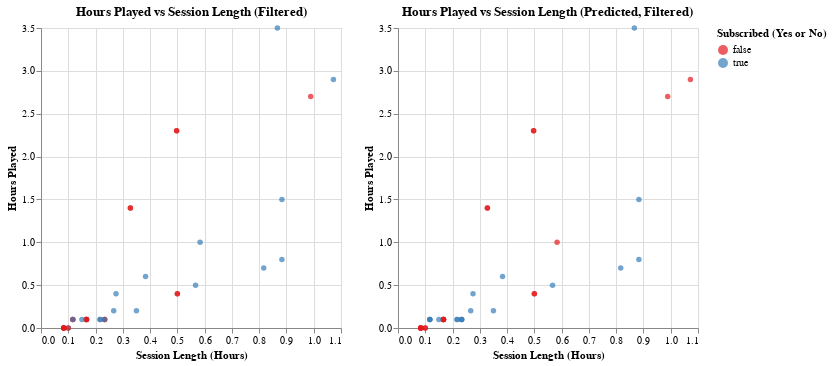

Source (notebook cell):
### Markdown cell above
We see from this confusion matrix that the classifier incorrectly predicted 7 subscribed observations as not subscribed and one non subscribed observation as subscribed. We are more interested in identifying observations that are subscribed, making this the positive label, and non-subscribed observations are treated as the negative label.

As a result of these predictions, the precision of the classifier when using K=2 is 100% (17/17) and the recall is 71% (17/(7+17)). Therefore, every observation that is predicted as subscribed is correct. However the classifier only identifies 71% of the actual positive observations and misses the remaining 29%. This means that the classifier makes a significant amount of false negatives (i.e., observations that are subscribed are incorrectly classified as not subscribed).

The lower recall could mean that the classifier is conservative when predicting the positive class (subscribed), as it avoids predicting subscribed unless it is very certain, which explains the high precision, but it fails to catch all positive (subscribed) observations. 

In a real life scenario, such as when game developers are predicting how many players will play their new game, prioritizing precision can maximize profit. A model with high precision ensures that the players predicted to play to game are likely to actually play. This would reduce the cost of any additional marketing or resources wasted to target players who are unlikely to play. On the other hand, a model with higher recall would help game developers anticipate the majority of players likely to join the game. This would allow them to prepare servers capable of accommodating an increased demand from players, which in turn would reduce the risk of the server crashing.

### Code cell
# The data had the be filtered because there were outlying observations of very high values, making the lower value observations difficult to interpret.

filtered_data_2 = players_sessions_test_predictions[
    (players_sessions_test_predictions["session_length_hours"] <= 1.2) &
    (players_sessions_test_predictions["played_hours"] <= 50)
]

test_plot = alt.Chart(filtered_data_2, title="Hours Played vs Session Length (Filtered)").mark_circle().encode(
    x=alt.X("session_length_hours", title="Session Length (Hours)"),
    y=alt.Y("played_hours", title="Hours Played"),
    color=alt.Color("subscribe", title="Subscribed (Yes or No)"),
    tooltip=["session_length_hours", "played_hours"])

test_predicted_plot = alt.Chart(filtered_data_2, title="Hours Played vs Session Length (Predicted, Filtered)").mark_circle().encode(
    x=alt.X("session_length_hours", title="Session Length (Hours)"),
    y=alt.Y("played_hours", title="Hours Played"),
    color=alt.Color("predicted", title="Subscribed (Yes or No)", scale=alt.Scale(scheme="set1")),
    tooltip=["session_length_hours", "played_hours"])

test_plot | test_predicted_plot

### Figure 1 — Vega-Lite specification as saved in the notebook (floating-point values rounded to 4 significant figures)
{"config": {"view": {"continuousWidth": 300, "continuousHeight": 300}}, "hconcat": [{"mark": {"type": "circle"}, "encoding": {"color": {"field": "subscribe", "title": "Subscribed (Yes or No)", "type": "nominal"}, "tooltip": [{"field": "session_length_hours", "type": "quantitative"}, {"field": "played_hours", "type": "quantitative"}], "x": {"field": "session_length_hours", "title": "Session Length (Hours)", "type": "quantitative"}, "y": {"field": "played_hours", "title": "Hours Played", "type": "quantitative"}}, "title": "Hours Played vs Session Length (Filtered)"}, {"mark": {"type": "circle"}, "encoding": {"color": {"field": "predicted", "scale": {"scheme": "set1"}, "title": "Subscribed (Yes or No)", "type": "nominal"}, "tooltip": [{"field": "session_length_hours", "type": "quantitative"}, {"field": "played_hours", "type": "quantitative"}], "x": {"field": "session_length_hours", "title": "Session Length (Hours)", "type": "quantitative"}, "y": {"field": "played_hours", "title": "Hours Played", "type": "quantitative"}}, "title": "Hours Played vs Session Length (Predicted, Filtered)"}], "data": {"name": "data-1a8c6f9eaf61c357048fb19dd3d2bfbf"}, "$schema": "https://vega.github.io/schema/vega-lite/v5.20.1.json", "datasets": {"data-1a8c6f9eaf61c357048fb19dd3d2bfbf": [{"hashedEmail": "e21a324ccf5c873bafe82e47d5137b36aa312ee4803eeb5cbc6cf945f9bb3f38", "session_length_hours": 0.1, "subscribe": true, "played_hours": 0.0, "predicted": false}, {"hashedEmail": "060aca80f8cfbf1c91553a72f4d5ec8034764b05ab59fe8e1cf0eee9a7b67967", "session_length_hours": 0.5, "subscribe": false, "played_hours": 0.4, "predicted": false}, {"hashedEmail": "5a340c0e3d1aa3e579efc625bd3e5bca7fc25f7115b68e9411f457464bfd3df4", "session_length_hours": 0.275, "subscribe": true, "played_hours": 0.4, "predicted": true}, {"hashedEmail": "ca20f724571080b997e0efa874b9611e9f280c1af5f68ff6231a9e5b5d79bcfe", "session_length_hours": 0.35, "subscribe": true, "played_hours": 0.2, "predicted": true}, {"hashedEmail": "6fa105fac7f4f37350f21830db78cde153d8edda41d6f4f2d48c9785d605c5e5", "session_length_hours": 0.1167, "subscribe": false, "played_hours": 0.1, "predicted": true}, {"hashedEmail": "90f1495942837b1cde67cc9e3119421e38183502a4c6dee304df3bf0c21e0dd0", "session_length_hours": 0.2667, "subscribe": true, "played_hours": 0.2, "predicted": true}, {"hashedEmail": "88247d9a46fc214a12485dcbcbb03a8ddebfe8c1ec5fe209cd660147625c8e62", "session_length_hours": 0.3278, "subscribe": false, "played_hours": 1.4, "predicted": false}, {"hashedEmail": "d3ca24e4d7fe8ffe2a821ebd3b841252950ca53e4d659a5f33b987e2cd42a1ec", "session_length_hours": 0.2333, "subscribe": false, "played_hours": 0.1, "predicted": true}, {"hashedEmail": "577aa5f15468252b1c6f32dcd515012923476292e30f95e6b4128c770e993f92", "session_length_hours": 0.1667, "subscribe": true, "played_hours": 0.1, "predicted": false}, {"hashedEmail": "1d2371d8a35c8831034b25bda8764539ab7db0f63938696917c447128a2540dd", "session_length_hours": 0.08333, "subscribe": false, "played_hours": 0.0, "predicted": false}, {"hashedEmail": "8eae13e0f5823d9c48fe7b89695ea231f96f644f664bcc74c5a07f7d0a1135bd", "session_length_hours": 0.5667, "subscribe": true, "played_hours": 0.5, "predicted": true}, {"hashedEmail": "d572f391d452b76ea2d7e5e53a3d38bfd7499c7399db299bd4fedb06a46ad5bb", "session_length_hours": 0.08333, "subscribe": false, "played_hours": 0.0, "predicted": false}, {"hashedEmail": "8e0aac3020b3fd9cdef4840b533b4b105aaf1ce1f6f2df3f328ba2a44cecfdc1", "session_length_hours": 1.072, "subscribe": true, "played_hours": 2.9, "predicted": false}, {"hashedEmail": "060aca80f8cfbf1c91553a72f4d5ec8034764b05ab59fe8e1cf0eee9a7b67967", "session_length_hours": 0.5, "subscribe": false, "played_hours": 0.4, "predicted": false}, {"hashedEmail": "0088b5e134c3f0498a18c7ea6b8d77b4b0ff1636fc93355ccc95b45423367832", "session_length_hours": 0.8833, "subscribe": true, "played_hours": 1.5, "predicted": true}, {"hashedEmail": "a1e0438d568b9c05a93cadaf99969e4d44794d19dea31edd723cbc916f878c33", "session_length_hours": 0.9889, "subscribe": false, "played_hours": 2.7, "predicted": false}, {"hashedEmail": "2917e2dacafed92d017b9f356ce90a442bea6e4ad59dbbb484a920398acb8974", "session_length_hours": 0.08333, "subscribe": false, "played_hours": 0.0, "predicted": false}, {"hashedEmail": "d3ca24e4d7fe8ffe2a821ebd3b841252950ca53e4d659a5f33b987e2cd42a1ec", "session_length_hours": 0.2333, "subscribe": false, "played_hours": 0.1, "predicted": true}, {"hashedEmail": "d51a8c57269fe347b4b7760ec29c420832cb36a11c47569a9200872831910c05", "session_length_hours": 0.8167, "subscribe": true, "played_hours": 0.7, "predicted": true}, {"hashedEmail": "8e98b6db2053af0bc0e62cd55bcea5a08f23986dec3d02ca520ea039517e6744", "session_length_hours": 0.1667, "subscribe": false, "played_hours": 0.1, "predicted": false}, {"hashedEmail": "8e98b6db2053af0bc0e62cd55bcea5a08f23986dec3d02ca520ea039517e6744", "session_length_hours": 0.1667, "subscribe": false, "played_hours": 0.1, "predicted": false}, {"hashedEmail": "e3175c379bbb83c8786d2dd719cf844575aca24d2c81d643dc7f12f6227becf7", "session_length_hours": 0.8833, "subscribe": true, "played_hours": 0.8, "predicted": true}, {"hashedEmail": "8af6e04a9067b009303e36cf39f7e7d53f9473e74b4633876ddd79769158b665", "session_length_hours": 0.2333, "subscribe": true, "played_hours": 0.1, "predicted": true}, {"hashedEmail": "0d70dd9cac34d646c810b1846fe6a85b9e288a76f5dcab9c1ff1a0e7ca200b3a", "session_length_hours": 0.5833, "subscribe": true, "played_hours": 1.0, "predicted": false}, {"hashedEmail": "fb0005032363ec3b30c2ae668f78f5076b7e77de0c6a249e924eee608cd0a1fa", "session_length_hours": 0.8667, "subscribe": true, "played_hours": 3.5, "predicted": true}, {"hashedEmail": "ba9b943f7fd9b5078b20ece741c4cb6435418d5d8373b4fe3830487f6036095c", "session_length_hours": 0.1667, "subscribe": false, "played_hours": 0.1, "predicted": false}, {"hashedEmail": "8b71f4d66a38389b7528bb38ba6eb71157733df7d1740371852a797ae97d82d1", "session_length_hours": 0.2167, "subscribe": true, "played_hours": 0.1, "predicted": true}, {"hashedEmail": "8e98b6db2053af0bc0e62cd55bcea5a08f23986dec3d02ca520ea039517e6744", "session_length_hours": 0.1667, "subscribe": false, "played_hours": 0.1, "predicted": false}, {"hashedEmail": "20ae3f8b5323674fe6e537bc91928841cfc2a00c1b36522fd25370bb6fa89d36", "session_length_hours": 0.3833, "subscribe": true, "played_hours": 0.6, "predicted": true}, {"hashedEmail": "6fa105fac7f4f37350f21830db78cde153d8edda41d6f4f2d48c9785d605c5e5", "session_length_hours": 0.1167, "subscribe": false, "played_hours": 0.1, "predicted": true}, {"hashedEmail": "fe218a05c6c3fc6326f4f151e8cb75a2a9fa29e22b110d4c311fb58fb211f471", "session_length_hours": 0.15, "subscribe": true, "played_hours": 0.1, "predicted": true}, {"hashedEmail": "88247d9a46fc214a12485dcbcbb03a8ddebfe8c1ec5fe209cd660147625c8e62", "session_length_hours": 0.3278, "subscribe": false, "played_hours": 1.4, "predicted": false}, {"hashedEmail": "e47ae138603b9a7d6e9b97554bac2daf0477b30e0a4f29ed9d3deacc3c7ec155", "session_length_hours": 0.1167, "subscribe": true, "played_hours": 0.1, "predicted": true}, {"hashedEmail": "2917e2dacafed92d017b9f356ce90a442bea6e4ad59dbbb484a920398acb8974", "session_length_hours": 0.08333, "subscribe": false, "played_hours": 0.0, "predicted": false}, {"hashedEmail": "f1b432523542f90c61176a555ccb2144468d76c91a32d74082ab8c101f9d25b6", "session_length_hours": 0.2167, "subscribe": true, "played_hours": 0.1, "predicted": true}, {"hashedEmail": "7b17513f11968feaf6b02977885c436dc2a4549489ca25ef03022f9fbae19d81", "session_length_hours": 0.08333, "subscribe": false, "played_hours": 0.0, "predicted": false}, {"hashedEmail": "f19e136ddde68f365afc860c725ccff54307dedd13968e896a9f890c40aea436", "session_length_hours": 0.4972, "subscribe": false, "played_hours": 2.3, "predicted": false}, {"hashedEmail": "a2a0612e9a7da558cbac2ee3c816740324505a69a6e042c94aa1b67731f9ff01", "session_length_hours": 0.1, "subscribe": false, "played_hours": 0.0, "predicted": false}, {"hashedEmail": "f19e136ddde68f365afc860c725ccff54307dedd13968e896a9f890c40aea436", "session_length_hours": 0.4972, "subscribe": false, "played_hours": 2.3, "predicted": false}]}}
